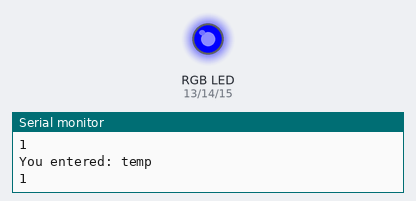
The program below on a simulated ESP32. Parts: an RGB LED mixed from three pins (HIGH = lit), the last lines printed to the serial monitor. The local clock reads 2024-03-15 10:24:30 at power-on unless the program sets it; random numbers use the default seed unless the program sets one.

Above: at 0.8 s.
At 4.1 s:
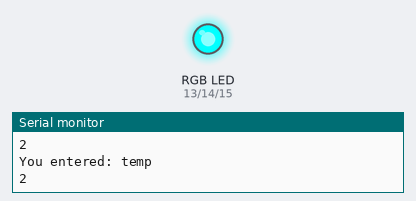
At 9.1 s:
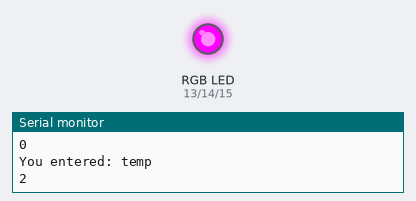
At 19.1 s:
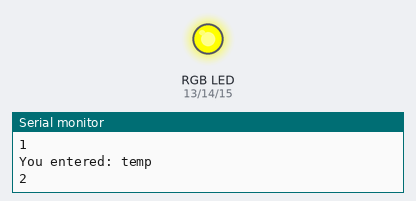
At 29.1 s:
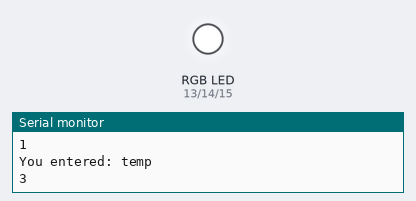
At 38.1 s:
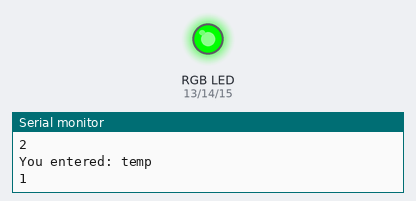
Timing chart, 0 to 40.0 s (numbered marks = the images above):
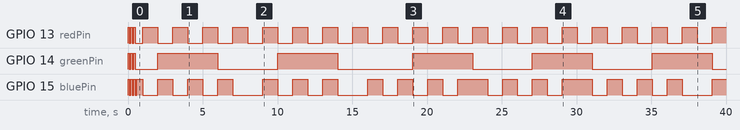

The program:

main.cpp
```cpp
#include <Arduino.h>
#include <map>
#include <tuple>
#include <cstdlib>

int bluePin = 15;
int redPin = 13;
int greenPin = 14;

void setColor(int red, int blue, int green){
  digitalWrite(redPin, red);
  digitalWrite(greenPin, green);
  digitalWrite(bluePin, blue);
}

void greeting(){
  Serial.println("Hello");

  for (int i=0; i<3; i++){
    setColor(HIGH, HIGH, HIGH);
    delay(100);
    setColor(LOW, LOW, LOW);
    delay(100);
  }
}

// Red - 1, 0, 0
// Blue - 0, 1, 0
// Green - 0, 0, 1

std::map<String, std::tuple<int, int, int>> rgbCmnds = {
  {"O", std::make_tuple(0, 0, 0)},
  {"R", std::make_tuple(1, 0, 0)},
  {"B", std::make_tuple(0, 0, 1)},
  {"G", std::make_tuple(0, 1, 0)},
  {"W", std::make_tuple(1, 1, 1)}
};

void processCommand(String color){
  Serial.println("You entered: " + color);

  /*if(rgbCmnds.find(color) != rgbCmnds.end()){
    auto matchingColor = rgbCmnds[color];

    int r = std::get<0>(matchingColor);
    int g = std::get<1>(matchingColor);
    int b = std::get<2>(matchingColor);

    setColor(r, g, b);
  }
  else
    Serial.println("Color not found...");*/

    srand(time(0));

    int r = rand() % 2;
    int g = rand() % 2;
    int b = rand() % 2;

    Serial.println(r + g + b);
    setColor(r, g, b);
}

void readSerialInput()
{
  String input = "";

  while (Serial.available() > 0){
    byte incoming = Serial.read();
    input.concat((char) incoming);
  }

  if (input != ""){
    input.trim();
    Serial.println("You entered " + input);
    processCommand(input);
    input = "";
  }
}

void setup() {
  Serial.begin(115200);

  pinMode(redPin, OUTPUT);
  pinMode(bluePin, OUTPUT);
  pinMode(greenPin, OUTPUT);

  greeting();

  Serial.println("Please enter something");

}

void loop() {
  processCommand("temp");
  delay(100);
}
```

Measured:
- by itself, GPIO 13 (redPin): goes LOW 0.10 s, HIGH 0.10 s, LOW 0.10 s, HIGH 0.10 s, LOW 0.50 s, 19 × (HIGH 1.0 s, LOW 1.0 s), then HIGH
- by itself, GPIO 14 (greenPin): HIGH → LOW at 0.10 s, → HIGH 0.10 s later, → LOW 0.10 s later, → HIGH 0.10 s later, … (15 changes in this stretch)
- by itself, GPIO 15 (bluePin): HIGH → LOW at 0.10 s, → HIGH 0.10 s later, → LOW 0.10 s later, → HIGH 0.10 s later, … (40 changes in this stretch)
